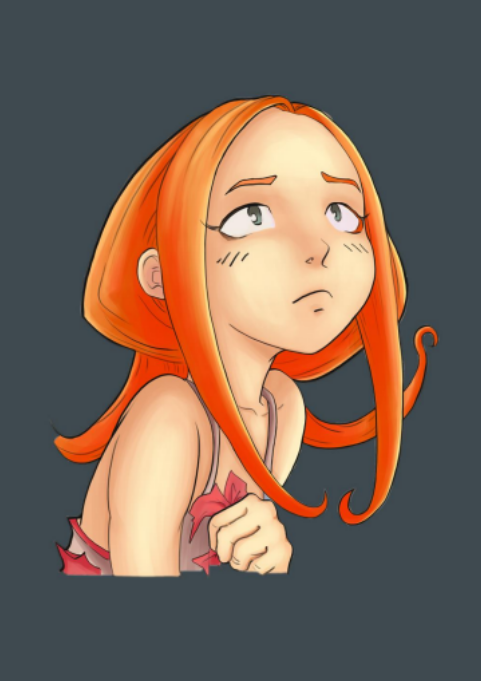
#> input picture tmp/sample-input.png, 481 x 681 px
$ python lighting_vectorized.py
#> lines starting #> are read from the running program, lines starting #| are printed output that depends on the picture
import cv2
import numpy as np
from tqdm import tqdm
import time
import math

# channel intensity normalization (N)
# Input: rgb image [0, 255] (height, width, channels)
def computeNormalizedChannelIntensity(input, desat = False, saturation_factor = 0.85):

    # I made kernel_size and std_dev for kernel relative to image size
    img_size = min([input.shape[0], input.shape[1]])
    # img_size = max([input.shape[0], input.shape[1]])

    kernel_size = int(img_size / 8)
    # Make odd sized
    if (kernel_size % 2) == 0 :
        kernel_size = kernel_size + 1

    std_dev = round(kernel_size / 4)

    blurred_img = cv2.GaussianBlur(input, (kernel_size, kernel_size), std_dev, cv2.BORDER_DEFAULT)
    max_c = np.array([blurred_img[:, :, 0].max(), blurred_img[:, :, 1].max(), blurred_img[:, :, 2].max()])
    min_c = np.array([blurred_img[:, :, 0].min(), blurred_img[:, :, 1].min(), blurred_img[:, :, 2].min()])

    normalized_c = (blurred_img - min_c) / (max_c - min_c).astype(np.float64)
    # normalized_c = blurred_img / max_c

    if desat:
        desaturate(normalized_c, saturation_factor)

    return normalized_c


def desaturate(input, saturation_factor):
    N_hsv = cv2.cvtColor((input * 255).astype(np.ubyte), cv2.COLOR_BGR2HSV).astype("float32")
    (h, s, v) = cv2.split(N_hsv)
    s = s * saturation_factor

    s = np.clip(s, 0, 255)
    N_hsv = cv2.merge([h, s, v])
    N_rgb = cv2.cvtColor(N_hsv.astype("uint8"), cv2.COLOR_HSV2BGR)
    input = N_rgb / 255

    return input


# vectorized interpolation of yinterp/xinterp arrays given image to interpolate
def bilinear_interpolate(image, yinterp, xinterp, height, width):

    y0 = np.floor(yinterp).clip(0, height - 2).astype(int)
    y1 = y0 + 1
    x0 = np.floor(xinterp).clip(0, width - 2).astype(int)
    x1 = x0 + 1
    Ia = image[y0, x0]
    Ib = image[y1, x0]
    Ic = image[y0, x1]
    Id = image[y1, x1]
    wa = ((x1-xinterp) * (y1-yinterp)).reshape(height,width,1)
    wb = ((x1-xinterp) * (yinterp-y0)).reshape(height,width,1)
    wc = ((xinterp-x0) * (y1-yinterp)).reshape(height,width,1)
    wd = ((xinterp-x0) * (yinterp-y0)).reshape(height,width,1)

    return wa*Ia + wb*Ib + wc*Ic + wd*Id


# coarse lighting effect
# Input: N - normalized input channels
# Params: L - light position, delta - scaling scalar, distance offset
def computeCoarseLightingEffect(N, which_corner, use_spotlight = False):

    # find the coordinates of the light given the corner input
    height, width, _  = N.shape
    if which_corner == 1:
        # top right
        orig_l_x = l_x = width - 1
        orig_l_y = l_y = 0
    elif which_corner == 2:
        # bottom right
        orig_l_x = l_x = width - 1
        orig_l_y = l_y = height - 1
    elif which_corner == 3:
        # bottom left
        orig_l_x = l_x = 0
        orig_l_y = l_y = height - 1
    elif which_corner == 4:
        # top left
        orig_l_x = l_x = 0
        orig_l_y = l_y = 0

    # large delta gives better coarse lighting results, small delta gives better final results
    delta = 0.1

    # determine light/mouse location between [-1,1]
    l_x = (2 * l_x / float(width)) - 1
    l_y = (2 * l_y / float(height)) - 1
    l_z = 1

    # find px, py, pd
    p_x, p_y = np.meshgrid((2 * np.arange(width) / float(width)) - 1, (2 * np.arange(height) / float(height)) - 1)
    p_d = np.sqrt((p_x - l_x)**2 + (p_y - l_y)**2)

    # find sin_theta and cos theta given px, py, pd
    sin_theta = np.divide(p_y - l_y, p_d + 1e-10)
    cos_theta = np.divide(p_x - l_x, p_d + 1e-10)

    # remove infinte sines and cosines
    if (orig_l_x >= 0 and orig_l_x < width and orig_l_y >= 0 and orig_l_y < height):
        sin_theta[orig_l_y, orig_l_x] = 0
        cos_theta[orig_l_y, orig_l_x] = 1

    # calculate light direction
    l_z_array = np.full((height, width), l_z)
    lights_direction = np.array((l_z_array, p_d)).transpose().swapaxes(0,1)
    lights_direction /= np.linalg.norm(lights_direction, axis=2).reshape(height, width, 1)
    lights_direction = np.reshape(lights_direction, (height, width, 1, 2))

    # calculate wave direction
    n1y = (((l_y + sin_theta * p_d) + 1) * height / 2).round().astype(int)
    n1x = (((l_x + cos_theta * p_d) + 1) * width / 2).round().astype(int)
    n1 = N[n1y, n1x]
    yinterp = (((l_y + sin_theta * (p_d + delta)) + 1) * height / 2).clip(1e-5, height - 1 - 1e-5)
    xinterp = (((l_x + cos_theta * (p_d + delta)) + 1) * width / 2).clip(1e-5, width - 1 - 1e-5)
    n2 = bilinear_interpolate(N, yinterp, xinterp, height, width)
    delta_array = np.full((height, width, 3), delta)
    waves_direction = np.array((n2 - n1, delta_array)).transpose().swapaxes(0,2)
    waves_direction /= np.linalg.norm(waves_direction, axis=3).reshape(height, width, 3, 1)

    # calculate E
    E = np.sum(lights_direction * waves_direction, axis=3).clip(0,1)

    if use_spotlight:
        # TODO: spot light computations
        # note: very sensitive to parameters

        hotspot_angle = 1.0 * math.pi # 'width' of spotlighgt
        cos_alpha = math.cos(hotspot_angle)

        l_r = 2 # longest range of illum

        denominator = np.sqrt(np.square(p_d) + l_z * l_z)
        h = (float(1) / (float(1) - cos_alpha)) * ((float(l_z) / denominator) - cos_alpha)
        h = np.expand_dims(h, axis = 2)

        d = np.clip((l_r / denominator) - 1.0, 0, 1)
        d = np.expand_dims(d, axis = 2)

        # applying spot light
        E = np.multiply(E, h)
        E = np.multiply(E, d)

    return E


# pads array to desired shape with pad_value
def to_shape(a, shape, pad_value):
    y_, x_ = shape
    y, x = a.shape
    y_pad = (y_-y)
    x_pad = (x_-x)
    return np.pad(a,((y_pad//2, y_pad//2 + y_pad%2),
                     (x_pad//2, x_pad//2 + x_pad%2)),
                  mode = 'constant',
                  constant_values = pad_value)


# pads image (using background) to be square
def pad_image(img):

    padding_value_0 = img[0, 0, 0]
    padding_value_1 = img[0, 0, 1]
    padding_value_2 = img[0, 0, 2]
    max_side_length = max(img.shape[0], img.shape[1])
    padded_img = np.stack((
        to_shape(img[:, :, 0], (max_side_length, max_side_length), padding_value_0),
        to_shape(img[:, :, 1], (max_side_length, max_side_length), padding_value_1),
        to_shape(img[:, :, 2], (max_side_length, max_side_length), padding_value_2)
    ), axis = 2)

    return padded_img


def get_lighting(img, which_corner, desat_normal=False, normal_desat_factor=0.85,
                 desat_coarse=False, coarse_desat_factor=0.3):
    N = computeNormalizedChannelIntensity(img, desat_normal, normal_desat_factor)
    E = computeCoarseLightingEffect(N, which_corner)
    if desat_coarse:
        E = desaturate(E, coarse_desat_factor)
    return N, E


def main():

    start_time = time.time()
    print("Testing lighting.py")
    img = cv2.imread("./tmp/sample-input.png", cv2.IMREAD_COLOR)
#> img is the input picture: shape (681, 481, 3); mean B, G, R 87.6, 101.4, 122.7
    N = computeNormalizedChannelIntensity(img, desat=False, saturation_factor=0.1)
#> in computeNormalizedChannelIntensity, `blurred_img = cv2.GaussianBlur(input, (kernel_size, kernel_size), std_..`:
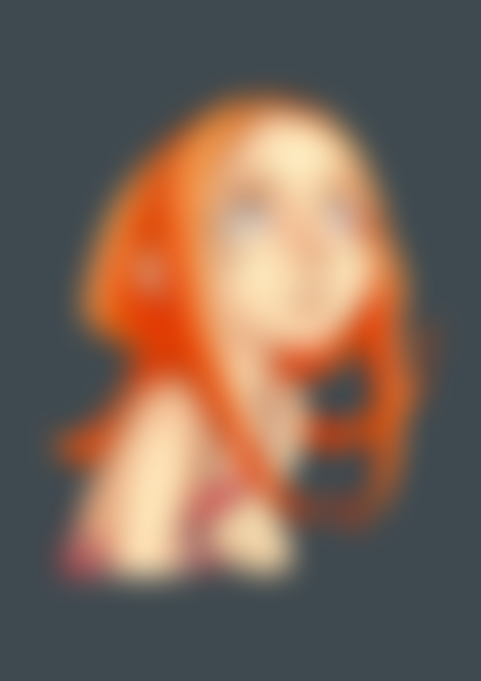
#> blurred_img: shape (681, 481, 3); mean B, G, R 87.6, 101.4, 122.7
#> in computeNormalizedChannelIntensity, `max_c = np.array([blurred_img[:, :, 0].max(), blurred_img[:, :, 1].max..`: max_c = [190, 234, 253]
#> in computeNormalizedChannelIntensity, `min_c = np.array([blurred_img[:, :, 0].min(), blurred_img[:, :, 1].min..`: min_c = [4, 60, 63]
    cv2.imwrite("./tmp/N1.png", (N * 255).astype(np.ubyte))
    which_corner = 1
    E = computeCoarseLightingEffect(N, which_corner)
#> in bilinear_interpolate, `y0 = np.floor(yinterp).clip(0, height - 2).astype(int)`:
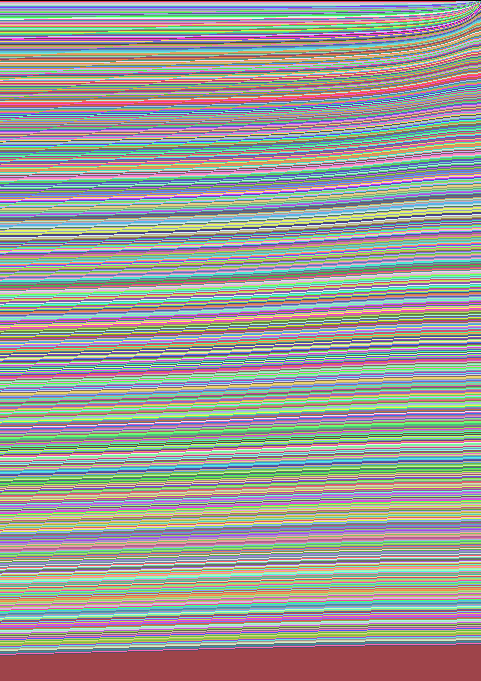
#> y0: shape (681, 481) int64; 680 distinct labels, from 0 to 679; one colour per label, 0 black
#> in bilinear_interpolate, `y1 = y0 + 1`: y1: shape (681, 481) int64; 680 distinct labels, from 1 to 680
#> in bilinear_interpolate, `wc = ((xinterp-x0) * (y1-yinterp)).reshape(height,width,1)`:
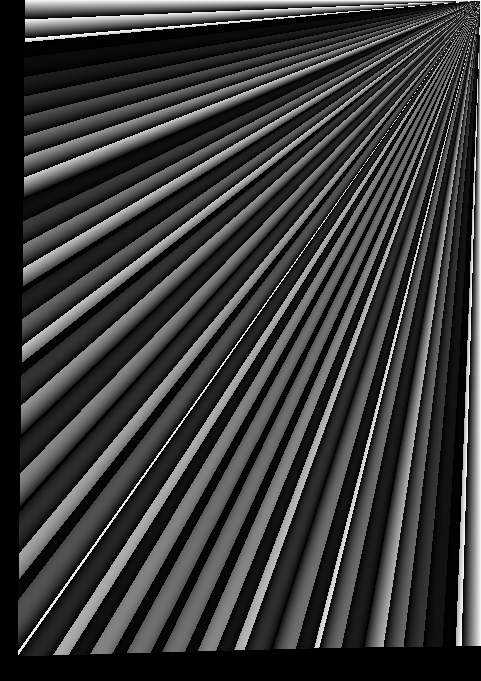
#> wc: shape (681, 481, 1) float64; min 1e-10, max 1, mean 0.231
#> in bilinear_interpolate, `wd = ((xinterp-x0) * (yinterp-y0)).reshape(height,width,1)`:
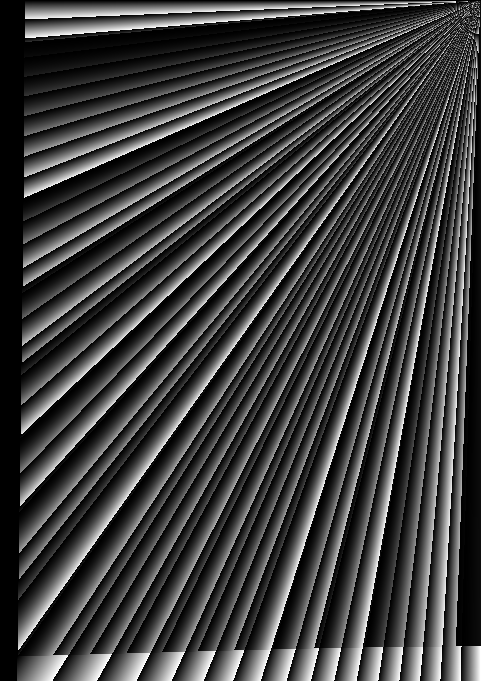
#> wd: shape (681, 481, 1) float64; min 1e-10, max 1, mean 0.246
    cv2.imwrite("./tmp/E"+str(which_corner)+".png", (E * 255).astype(np.ubyte))
    E = desaturate(E, 0.5)
#> in desaturate, `s = s * saturation_factor`:
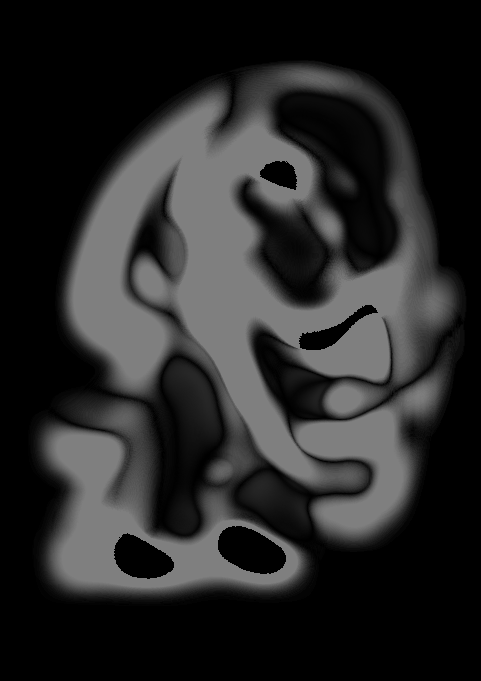
#> s: shape (681, 481) float32; min 0, max 127.5, mean 40.3
#> in desaturate, `N_hsv = cv2.merge([h, s, v])`:
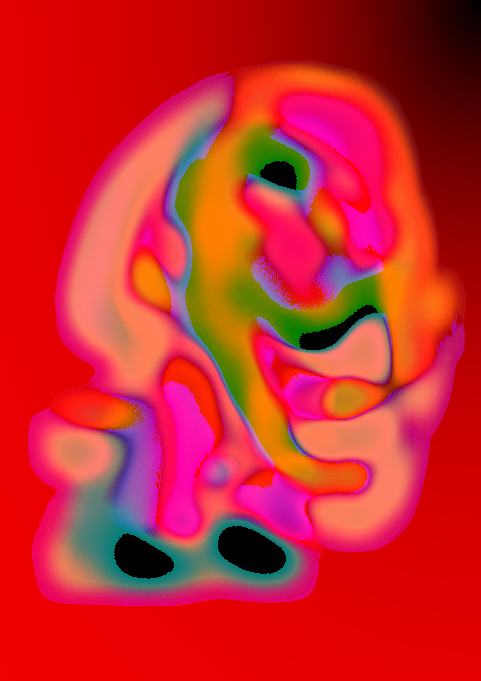
#> N_hsv: shape (681, 481, 3) float32; mean B, G, R 43.5, 40.3, 200.7
#> in desaturate, `N_rgb = cv2.cvtColor(N_hsv.astype("uint8"), cv2.COLOR_HSV2BGR)`:
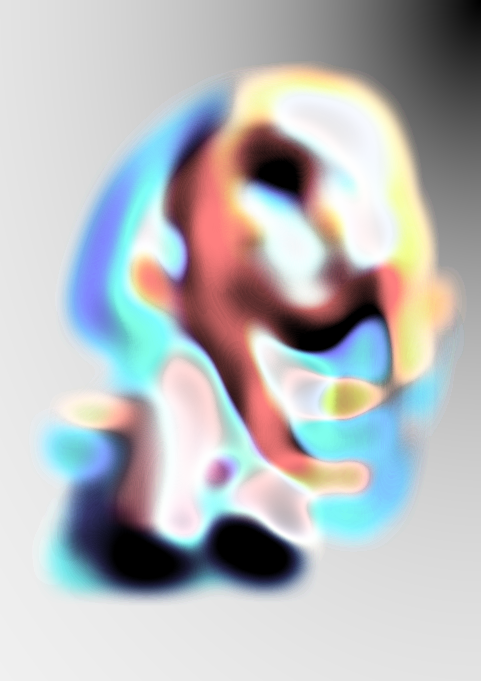
#> N_rgb: shape (681, 481, 3); mean B, G, R 187.2, 185.1, 183.4
    cv2.imwrite("./tmp/E"+str(which_corner)+"_desat.png", (E * 255).astype(np.ubyte))
    print("time taken = " + str(round(time.time() - start_time, 3)))


if __name__ == "__main__":
    main()
